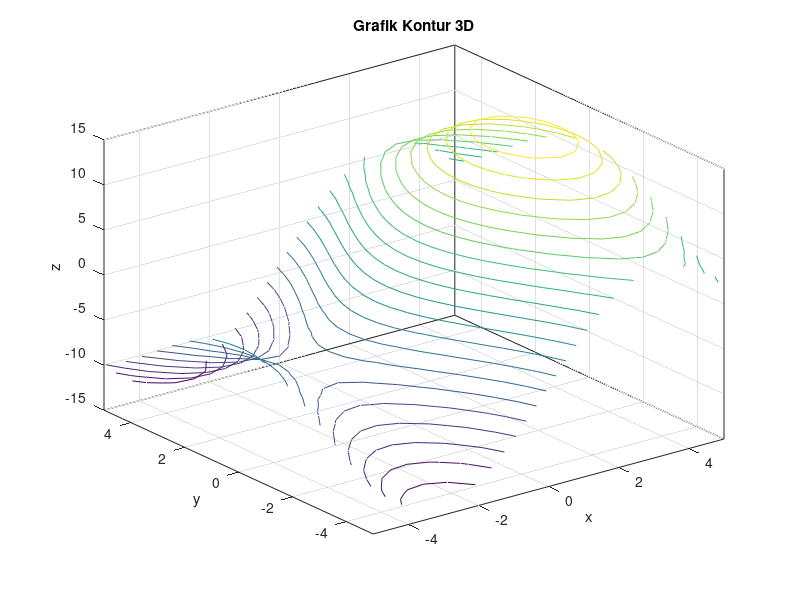

Recreate this plot in MATLAB.
x = -5:0.5:5;
y = x;
[X,Y] = meshgrid(x,y);
Z = 10*sin(X./2) + 5*cos(Y./2);
contour3(X, Y, Z, 20);
xlabel('x');
ylabel('y');
zlabel('z');
title('Grafik Kontur 3D');
